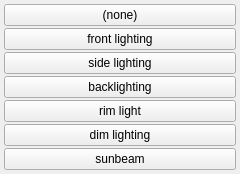
<?xml version="1.0" encoding="UTF-8"?>
<ui version="4.0">
 <class>lighting_menu</class>
 <widget class="QWidget" name="lighting_menu">
  <property name="geometry">
   <rect><x>0</x><y>0</y><width>240</width><height>60</height></rect>
  </property>
  <layout class="QGridLayout" name="grid">
   <property name="leftMargin"><number>4</number></property>
   <property name="topMargin"><number>4</number></property>
   <property name="rightMargin"><number>4</number></property>
   <property name="bottomMargin"><number>4</number></property>
   <property name="horizontalSpacing"><number>2</number></property>
   <property name="verticalSpacing"><number>2</number></property>
   <item row="0" column="0">
    <widget class="QPushButton" name="btn_none">
     <property name="text"><string>(none)</string></property>
    </widget>
   </item>
   <item row="1" column="0">
    <widget class="QPushButton" name="chk_front_lighting">
     <property name="checkable"><bool>true</bool></property>
     <property name="text"><string>front lighting</string></property>
     <property name="tags" stdset="0"><string>front lighting</string></property>
    </widget>
   </item>
   <item row="2" column="0">
    <widget class="QPushButton" name="chk_side_lighting">
     <property name="checkable"><bool>true</bool></property>
     <property name="text"><string>side lighting</string></property>
     <property name="tags" stdset="0"><string>side lighting</string></property>
    </widget>
   </item>
   <item row="3" column="0">
    <widget class="QPushButton" name="chk_backlighting">
     <property name="checkable"><bool>true</bool></property>
     <property name="text"><string>backlighting</string></property>
     <property name="tags" stdset="0"><string>backlighting</string></property>
    </widget>
   </item>
   <item row="4" column="0">
    <widget class="QPushButton" name="chk_rim_light">
     <property name="checkable"><bool>true</bool></property>
     <property name="text"><string>rim light</string></property>
     <property name="tags" stdset="0"><string>rim light</string></property>
    </widget>
   </item>
   <item row="5" column="0">
    <widget class="QPushButton" name="chk_dim_lighting">
     <property name="checkable"><bool>true</bool></property>
     <property name="text"><string>dim lighting</string></property>
     <property name="tags" stdset="0"><string>dim lighting</string></property>
    </widget>
   </item>
   <item row="6" column="0">
    <widget class="QPushButton" name="chk_sunbeam">
     <property name="checkable"><bool>true</bool></property>
     <property name="text"><string>sunbeam</string></property>
     <property name="tags" stdset="0"><string>sunbeam</string></property>
    </widget>
   </item>
  </layout>
 </widget>
 <resources/>
 <connections/>
</ui>
